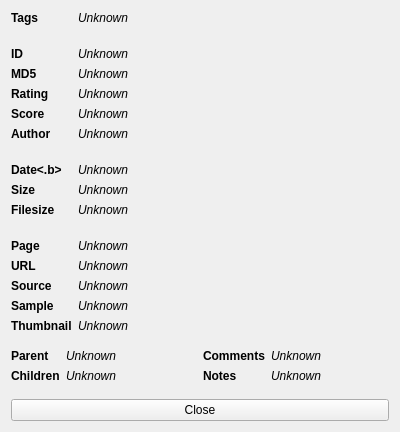
<?xml version="1.0" encoding="UTF-8"?>
<ui version="4.0">
 <class>detailsWindow</class>
 <widget class="QWidget" name="detailsWindow">
  <property name="windowModality">
   <enum>Qt::WindowModal</enum>
  </property>
  <property name="geometry">
   <rect>
    <x>0</x>
    <y>0</y>
    <width>400</width>
    <height>431</height>
   </rect>
  </property>
  <property name="sizePolicy">
   <sizepolicy hsizetype="Preferred" vsizetype="Preferred">
    <horstretch>0</horstretch>
    <verstretch>0</verstretch>
   </sizepolicy>
  </property>
  <property name="windowTitle">
   <string>Details</string>
  </property>
  <property name="windowIcon">
   <iconset resource="../../resources.qrc">
    <normaloff>:/images/icon.ico</normaloff>:/images/icon.ico</iconset>
  </property>
  <layout class="QVBoxLayout" name="verticalLayout">
   <item>
    <layout class="QFormLayout" name="formLayout">
     <property name="fieldGrowthPolicy">
      <enum>QFormLayout::AllNonFixedFieldsGrow</enum>
     </property>
     <item row="0" column="0">
      <widget class="QLabel" name="labelFormTags">
       <property name="text">
        <string>&lt;b&gt;Tags&lt;/b&gt;</string>
       </property>
      </widget>
     </item>
     <item row="0" column="1">
      <widget class="QLabel" name="labelTags">
       <property name="sizePolicy">
        <sizepolicy hsizetype="Preferred" vsizetype="MinimumExpanding">
         <horstretch>0</horstretch>
         <verstretch>0</verstretch>
        </sizepolicy>
       </property>
       <property name="contextMenuPolicy">
        <enum>Qt::CustomContextMenu</enum>
       </property>
       <property name="text">
        <string>&lt;i&gt;Unknown&lt;/i&gt;</string>
       </property>
       <property name="wordWrap">
        <bool>true</bool>
       </property>
      </widget>
     </item>
     <item row="1" column="0" colspan="2">
      <spacer name="verticalSpacer1">
       <property name="orientation">
        <enum>Qt::Vertical</enum>
       </property>
       <property name="sizeType">
        <enum>QSizePolicy::Fixed</enum>
       </property>
       <property name="sizeHint" stdset="0">
        <size>
         <width>10</width>
         <height>10</height>
        </size>
       </property>
      </spacer>
     </item>
     <item row="2" column="0">
      <widget class="QLabel" name="labelFormId">
       <property name="text">
        <string>&lt;b&gt;ID&lt;/b&gt;</string>
       </property>
      </widget>
     </item>
     <item row="2" column="1">
      <widget class="QLabel" name="labelId">
       <property name="text">
        <string>&lt;i&gt;Unknown&lt;/i&gt;</string>
       </property>
      </widget>
     </item>
     <item row="4" column="0">
      <widget class="QLabel" name="labelFormRating">
       <property name="text">
        <string>&lt;b&gt;Rating&lt;/b&gt;</string>
       </property>
      </widget>
     </item>
     <item row="4" column="1">
      <widget class="QLabel" name="labelRating">
       <property name="text">
        <string>&lt;i&gt;Unknown&lt;/i&gt;</string>
       </property>
       <property name="wordWrap">
        <bool>true</bool>
       </property>
      </widget>
     </item>
     <item row="5" column="0">
      <widget class="QLabel" name="labelFormScore">
       <property name="text">
        <string>&lt;b&gt;Score&lt;/b&gt;</string>
       </property>
      </widget>
     </item>
     <item row="5" column="1">
      <widget class="QLabel" name="labelScore">
       <property name="text">
        <string>&lt;i&gt;Unknown&lt;/i&gt;</string>
       </property>
       <property name="wordWrap">
        <bool>true</bool>
       </property>
      </widget>
     </item>
     <item row="6" column="0">
      <widget class="QLabel" name="labelFormUser">
       <property name="text">
        <string>&lt;b&gt;Author&lt;/b&gt;</string>
       </property>
      </widget>
     </item>
     <item row="7" column="0" colspan="2">
      <spacer name="verticalSpacer2">
       <property name="orientation">
        <enum>Qt::Vertical</enum>
       </property>
       <property name="sizeType">
        <enum>QSizePolicy::Fixed</enum>
       </property>
       <property name="sizeHint" stdset="0">
        <size>
         <width>10</width>
         <height>10</height>
        </size>
       </property>
      </spacer>
     </item>
     <item row="8" column="0">
      <widget class="QLabel" name="labelFormDate">
       <property name="text">
        <string>&lt;b&gt;Date&lt;.b&gt;</string>
       </property>
      </widget>
     </item>
     <item row="8" column="1">
      <widget class="QLabel" name="labelDate">
       <property name="text">
        <string>&lt;i&gt;Unknown&lt;/i&gt;</string>
       </property>
      </widget>
     </item>
     <item row="9" column="0">
      <widget class="QLabel" name="labelFormSize">
       <property name="text">
        <string>&lt;b&gt;Size&lt;/b&gt;</string>
       </property>
      </widget>
     </item>
     <item row="9" column="1">
      <widget class="QLabel" name="labelSize">
       <property name="text">
        <string>&lt;i&gt;Unknown&lt;/i&gt;</string>
       </property>
      </widget>
     </item>
     <item row="10" column="0">
      <widget class="QLabel" name="labelFormFilesize">
       <property name="text">
        <string>&lt;b&gt;Filesize&lt;/b&gt;</string>
       </property>
      </widget>
     </item>
     <item row="10" column="1">
      <widget class="QLabel" name="labelFilesize">
       <property name="text">
        <string>&lt;i&gt;Unknown&lt;/i&gt;</string>
       </property>
      </widget>
     </item>
     <item row="3" column="0">
      <widget class="QLabel" name="labelFormMd5">
       <property name="text">
        <string>&lt;b&gt;MD5&lt;/b&gt;</string>
       </property>
      </widget>
     </item>
     <item row="3" column="1">
      <widget class="QLabel" name="labelMd5">
       <property name="text">
        <string>&lt;i&gt;Unknown&lt;/i&gt;</string>
       </property>
      </widget>
     </item>
     <item row="11" column="0" colspan="2">
      <spacer name="verticalSpacer3">
       <property name="orientation">
        <enum>Qt::Vertical</enum>
       </property>
       <property name="sizeType">
        <enum>QSizePolicy::Fixed</enum>
       </property>
       <property name="sizeHint" stdset="0">
        <size>
         <width>10</width>
         <height>10</height>
        </size>
       </property>
      </spacer>
     </item>
     <item row="13" column="0">
      <widget class="QLabel" name="labelFormUrl">
       <property name="text">
        <string>&lt;b&gt;URL&lt;/b&gt;</string>
       </property>
      </widget>
     </item>
     <item row="14" column="0">
      <widget class="QLabel" name="labelFormSource">
       <property name="text">
        <string>&lt;b&gt;Source&lt;/b&gt;</string>
       </property>
      </widget>
     </item>
     <item row="14" column="1">
      <widget class="QLabel" name="labelSource">
       <property name="sizePolicy">
        <sizepolicy hsizetype="Ignored" vsizetype="Preferred">
         <horstretch>0</horstretch>
         <verstretch>0</verstretch>
        </sizepolicy>
       </property>
       <property name="text">
        <string>&lt;i&gt;Unknown&lt;/i&gt;</string>
       </property>
       <property name="wordWrap">
        <bool>true</bool>
       </property>
       <property name="openExternalLinks">
        <bool>true</bool>
       </property>
      </widget>
     </item>
     <item row="13" column="1">
      <widget class="QLabel" name="labelUrl">
       <property name="sizePolicy">
        <sizepolicy hsizetype="Ignored" vsizetype="Preferred">
         <horstretch>0</horstretch>
         <verstretch>0</verstretch>
        </sizepolicy>
       </property>
       <property name="text">
        <string>&lt;i&gt;Unknown&lt;/i&gt;</string>
       </property>
       <property name="wordWrap">
        <bool>true</bool>
       </property>
       <property name="openExternalLinks">
        <bool>true</bool>
       </property>
      </widget>
     </item>
     <item row="15" column="0">
      <widget class="QLabel" name="labelFormSample">
       <property name="text">
        <string>&lt;b&gt;Sample&lt;/b&gt;</string>
       </property>
      </widget>
     </item>
     <item row="16" column="0">
      <widget class="QLabel" name="labelFormPreview">
       <property name="text">
        <string>&lt;b&gt;Thumbnail&lt;/b&gt;</string>
       </property>
      </widget>
     </item>
     <item row="15" column="1">
      <widget class="QLabel" name="labelSample">
       <property name="sizePolicy">
        <sizepolicy hsizetype="Ignored" vsizetype="Preferred">
         <horstretch>0</horstretch>
         <verstretch>0</verstretch>
        </sizepolicy>
       </property>
       <property name="text">
        <string>&lt;i&gt;Unknown&lt;/i&gt;</string>
       </property>
       <property name="wordWrap">
        <bool>true</bool>
       </property>
       <property name="openExternalLinks">
        <bool>true</bool>
       </property>
      </widget>
     </item>
     <item row="16" column="1">
      <widget class="QLabel" name="labelPreview">
       <property name="sizePolicy">
        <sizepolicy hsizetype="Ignored" vsizetype="Preferred">
         <horstretch>0</horstretch>
         <verstretch>0</verstretch>
        </sizepolicy>
       </property>
       <property name="text">
        <string>&lt;i&gt;Unknown&lt;/i&gt;</string>
       </property>
       <property name="wordWrap">
        <bool>true</bool>
       </property>
       <property name="openExternalLinks">
        <bool>true</bool>
       </property>
      </widget>
     </item>
     <item row="12" column="0">
      <widget class="QLabel" name="labelFormPage">
       <property name="text">
        <string>&lt;b&gt;Page&lt;/b&gt;</string>
       </property>
      </widget>
     </item>
     <item row="12" column="1">
      <widget class="QLabel" name="labelPage">
       <property name="sizePolicy">
        <sizepolicy hsizetype="Ignored" vsizetype="Preferred">
         <horstretch>0</horstretch>
         <verstretch>0</verstretch>
        </sizepolicy>
       </property>
       <property name="text">
        <string>&lt;i&gt;Unknown&lt;/i&gt;</string>
       </property>
       <property name="wordWrap">
        <bool>true</bool>
       </property>
       <property name="openExternalLinks">
        <bool>true</bool>
       </property>
      </widget>
     </item>
     <item row="6" column="1">
      <widget class="QLabel" name="labelUser">
       <property name="text">
        <string>&lt;i&gt;Unknown&lt;/i&gt;</string>
       </property>
       <property name="wordWrap">
        <bool>true</bool>
       </property>
      </widget>
     </item>
    </layout>
   </item>
   <item>
    <spacer name="verticalSpacer">
     <property name="orientation">
      <enum>Qt::Vertical</enum>
     </property>
     <property name="sizeType">
      <enum>QSizePolicy::Fixed</enum>
     </property>
     <property name="sizeHint" stdset="0">
      <size>
       <width>10</width>
       <height>10</height>
      </size>
     </property>
    </spacer>
   </item>
   <item>
    <layout class="QHBoxLayout" name="horizontalLayout">
     <item>
      <layout class="QFormLayout" name="formLayout_2">
       <property name="fieldGrowthPolicy">
        <enum>QFormLayout::AllNonFixedFieldsGrow</enum>
       </property>
       <item row="0" column="0">
        <widget class="QLabel" name="labelFormParent">
         <property name="text">
          <string>&lt;b&gt;Parent&lt;/b&gt;</string>
         </property>
        </widget>
       </item>
       <item row="0" column="1">
        <widget class="QLabel" name="labelParent">
         <property name="text">
          <string>&lt;i&gt;Unknown&lt;/i&gt;</string>
         </property>
        </widget>
       </item>
       <item row="1" column="0">
        <widget class="QLabel" name="labelFormChildren">
         <property name="text">
          <string>&lt;b&gt;Children&lt;/b&gt;</string>
         </property>
        </widget>
       </item>
       <item row="1" column="1">
        <widget class="QLabel" name="labelChildren">
         <property name="text">
          <string>&lt;i&gt;Unknown&lt;/i&gt;</string>
         </property>
        </widget>
       </item>
      </layout>
     </item>
     <item>
      <layout class="QFormLayout" name="formLayout_3">
       <item row="0" column="0">
        <widget class="QLabel" name="labelFormComments">
         <property name="text">
          <string>&lt;b&gt;Comments&lt;/b&gt;</string>
         </property>
        </widget>
       </item>
       <item row="0" column="1">
        <widget class="QLabel" name="labelComments">
         <property name="text">
          <string>&lt;i&gt;Unknown&lt;/i&gt;</string>
         </property>
        </widget>
       </item>
       <item row="1" column="0">
        <widget class="QLabel" name="labelFormNotes">
         <property name="text">
          <string>&lt;b&gt;Notes&lt;/b&gt;</string>
         </property>
        </widget>
       </item>
       <item row="1" column="1">
        <widget class="QLabel" name="labelNotes">
         <property name="text">
          <string>&lt;i&gt;Unknown&lt;/i&gt;</string>
         </property>
        </widget>
       </item>
      </layout>
     </item>
    </layout>
   </item>
   <item>
    <spacer name="verticalSpacer_2">
     <property name="orientation">
      <enum>Qt::Vertical</enum>
     </property>
     <property name="sizeType">
      <enum>QSizePolicy::MinimumExpanding</enum>
     </property>
     <property name="sizeHint" stdset="0">
      <size>
       <width>10</width>
       <height>10</height>
      </size>
     </property>
    </spacer>
   </item>
   <item>
    <widget class="QPushButton" name="pushButton">
     <property name="text">
      <string>Close</string>
     </property>
    </widget>
   </item>
  </layout>
 </widget>
 <resources>
  <include location="../../resources.qrc"/>
  <include location="../../resources.qrc"/>
  <include location="../../resources.qrc"/>
 </resources>
 <connections>
  <connection>
   <sender>pushButton</sender>
   <signal>clicked()</signal>
   <receiver>detailsWindow</receiver>
   <slot>close()</slot>
   <hints>
    <hint type="sourcelabel">
     <x>108</x>
     <y>348</y>
    </hint>
    <hint type="destinationlabel">
     <x>134</x>
     <y>206</y>
    </hint>
   </hints>
  </connection>
 </connections>
</ui>
